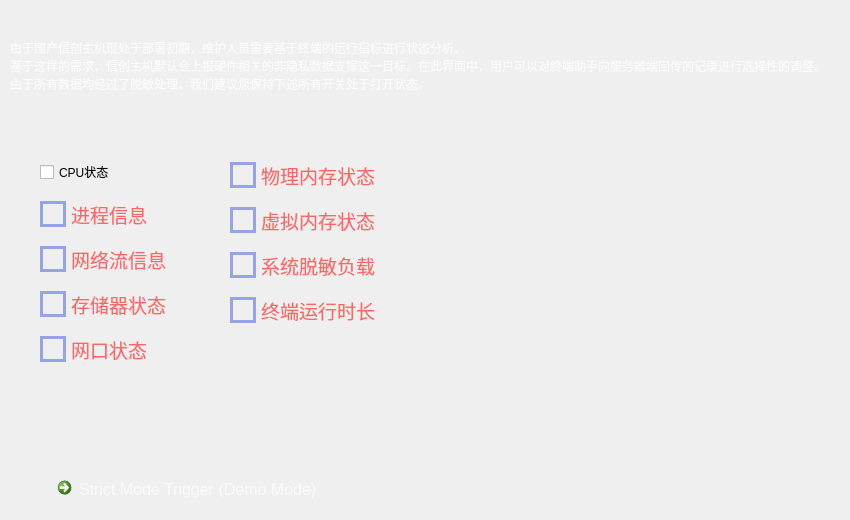
                    <widget class="QWidget" name="perf_mon_report_setting">
                     <attribute name="title">
                      <string>上报设置</string>
                     </attribute>
                     <widget class="QLabel" name="perf_mon_report_setting_promt">
                      <property name="geometry">
                       <rect>
                        <x>10</x>
                        <y>10</y>
                        <width>831</width>
                        <height>111</height>
                       </rect>
                      </property>
                      <property name="styleSheet">
                       <string notr="true">font: 12pt &quot;Noto Mono&quot;;
color: rgb(250, 250, 250);</string>
                      </property>
                      <property name="text">
                       <string>由于国产信创主机现处于部署初期，维护人员需要基于终端的运行指标进行状态分析。
基于这样的需求，信创主机默认会上报硬件相关的非隐私数据支撑这一目标。在此界面中，用户可以对终端助手向服务器端回传的记录进行选择性的调整。
由于所有数据均经过了脱敏处理，我们建议您保持下述所有开关处于打开状态。</string>
                      </property>
                      <property name="wordWrap">
                       <bool>true</bool>
                      </property>
                     </widget>
                     <widget class="QCommandLinkButton" name="perf_mon_strict_mode_trigger">
                      <property name="geometry">
                       <rect>
                        <x>50</x>
                        <y>470</y>
                        <width>281</width>
                        <height>41</height>
                       </rect>
                      </property>
                      <property name="styleSheet">
                       <string notr="true">font: 12pt ;
color: rgb(250, 250, 250);
background: transparent; </string>
                      </property>
                      <property name="text">
                       <string>Strict Mode Trigger (Demo Mode)</string>
                      </property>
                     </widget>
                     <widget class="QWidget" name="layoutWidget">
                      <property name="geometry">
                       <rect>
                        <x>40</x>
                        <y>160</y>
                        <width>161</width>
                        <height>252</height>
                       </rect>
                      </property>
                      <layout class="QVBoxLayout" name="perf_mon_setting_left_group">
                       <property name="spacing">
                        <number>15</number>
                       </property>
                       <item>
                        <widget class="QCheckBox" name="perf_mon_set_cpu">
                         <property name="sizePolicy">
                          <sizepolicy hsizetype="Maximum" vsizetype="Fixed">
                           <horstretch>0</horstretch>
                           <verstretch>0</verstretch>
                          </sizepolicy>
                         </property>
                         <property name="styleSheet">
                          <string notr="true">QCheckBox {
    spacing: 5px;
    font-size: 19px; 
    color: rgb(250, 250, 250);
}

QCheckBox::indicator {
    width: 20px;
    height: 20px;
    border: 3px solid rgb(150, 163, 230);
    background: none;
}

QCheckBox::indicator:unchecked {
    background: none;
}

QCheckBox::unchecked {
    color: rgb(255,102,102);
}

QCheckBox::indicator:hover {
    background: rgb(175,255,94);
}

QCheckBox::indicator:pressed {
    background: rgb(80,116,43);
}

QCheckBox::indicator:checked {
    background: rgb(132,193,71);
}a</string>
                         </property>
                         <property name="text">
                          <string>CPU状态</string>
                         </property>
                        </widget>
                       </item>
                       <item>
                        <widget class="QCheckBox" name="perf_mon_set_proc_list">
                         <property name="sizePolicy">
                          <sizepolicy hsizetype="Maximum" vsizetype="Fixed">
                           <horstretch>0</horstretch>
                           <verstretch>0</verstretch>
                          </sizepolicy>
                         </property>
                         <property name="styleSheet">
                          <string notr="true">QCheckBox {
    spacing: 5px;
    font-size: 19px; 
    color: rgb(250, 250, 250);
}

QCheckBox::indicator {
    width: 20px;
    height: 20px;
    border: 3px solid rgb(150, 163, 230);
    background: none;
}

QCheckBox::indicator:unchecked {
    background: none;
}

QCheckBox::unchecked {
    color: rgb(255,102,102);
}

QCheckBox::indicator:hover {
    background: rgb(175,255,94);
}

QCheckBox::indicator:pressed {
    background: rgb(80,116,43);
}

QCheckBox::indicator:checked {
    background: rgb(132,193,71);
}</string>
                         </property>
                         <property name="text">
                          <string>进程信息</string>
                         </property>
                        </widget>
                       </item>
                       <item>
                        <widget class="QCheckBox" name="perf_mon_set_network_list">
                         <property name="sizePolicy">
                          <sizepolicy hsizetype="Maximum" vsizetype="Fixed">
                           <horstretch>0</horstretch>
                           <verstretch>0</verstretch>
                          </sizepolicy>
                         </property>
                         <property name="styleSheet">
                          <string notr="true">QCheckBox {
    spacing: 5px;
    font-size: 19px; 
    color: rgb(250, 250, 250);
}

QCheckBox::indicator {
    width: 20px;
    height: 20px;
    border: 3px solid rgb(150, 163, 230);
    background: none;
}

QCheckBox::indicator:unchecked {
    background: none;
}

QCheckBox::unchecked {
    color: rgb(255,102,102);
}

QCheckBox::indicator:hover {
    background: rgb(175,255,94);
}

QCheckBox::indicator:pressed {
    background: rgb(80,116,43);
}

QCheckBox::indicator:checked {
    background: rgb(132,193,71);
}</string>
                         </property>
                         <property name="text">
                          <string>网络流信息</string>
                         </property>
                        </widget>
                       </item>
                       <item>
                        <widget class="QCheckBox" name="perf_mon_set_storage">
                         <property name="sizePolicy">
                          <sizepolicy hsizetype="Maximum" vsizetype="Fixed">
                           <horstretch>0</horstretch>
                           <verstretch>0</verstretch>
                          </sizepolicy>
                         </property>
                         <property name="styleSheet">
                          <string notr="true">QCheckBox {
    spacing: 5px;
    font-size: 19px; 
    color: rgb(250, 250, 250);
}

QCheckBox::indicator {
    width: 20px;
    height: 20px;
    border: 3px solid rgb(150, 163, 230);
    background: none;
}

QCheckBox::indicator:unchecked {
    background: none;
}

QCheckBox::unchecked {
    color: rgb(255,102,102);
}

QCheckBox::indicator:hover {
    background: rgb(175,255,94);
}

QCheckBox::indicator:pressed {
    background: rgb(80,116,43);
}

QCheckBox::indicator:checked {
    background: rgb(132,193,71);
}</string>
                         </property>
                         <property name="text">
                          <string>存储器状态</string>
                         </property>
                        </widget>
                       </item>
                       <item>
                        <widget class="QCheckBox" name="perf_mon_set_net_adapt">
                         <property name="sizePolicy">
                          <sizepolicy hsizetype="Maximum" vsizetype="Fixed">
                           <horstretch>0</horstretch>
                           <verstretch>0</verstretch>
                          </sizepolicy>
                         </property>
                         <property name="styleSheet">
                          <string notr="true">QCheckBox {
    spacing: 5px;
    font-size: 19px; 
    color: rgb(250, 250, 250);
}

QCheckBox::indicator {
    width: 20px;
    height: 20px;
    border: 3px solid rgb(150, 163, 230);
    background: none;
}

QCheckBox::indicator:unchecked {
    background: none;
}

QCheckBox::unchecked {
    color: rgb(255,102,102);
}

QCheckBox::indicator:hover {
    background: rgb(175,255,94);
}

QCheckBox::indicator:pressed {
    background: rgb(80,116,43);
}

QCheckBox::indicator:checked {
    background: rgb(132,193,71);
}</string>
                         </property>
                         <property name="text">
                          <string>网口状态</string>
                         </property>
                        </widget>
                       </item>
                       <item>
                        <spacer name="perf_mon_setting_left_group_spacer">
                         <property name="orientation">
                          <enum>Qt::Vertical</enum>
                         </property>
                         <property name="sizeHint" stdset="0">
                          <size>
                           <width>20</width>
                           <height>10</height>
                          </size>
                         </property>
                        </spacer>
                       </item>
                      </layout>
                     </widget>
                     <widget class="QWidget" name="layoutWidget">
                      <property name="geometry">
                       <rect>
                        <x>230</x>
                        <y>160</y>
                        <width>148</width>
                        <height>251</height>
                       </rect>
                      </property>
                      <layout class="QVBoxLayout" name="perf_mon_setting_right_group">
                       <property name="spacing">
                        <number>15</number>
                       </property>
                       <item>
                        <widget class="QCheckBox" name="perf_mon_set_phy_mem">
                         <property name="sizePolicy">
                          <sizepolicy hsizetype="Maximum" vsizetype="Fixed">
                           <horstretch>0</horstretch>
                           <verstretch>0</verstretch>
                          </sizepolicy>
                         </property>
                         <property name="styleSheet">
                          <string notr="true">QCheckBox {
    spacing: 5px;
    font-size: 19px; 
    color: rgb(250, 250, 250);
}

QCheckBox::indicator {
    width: 20px;
    height: 20px;
    border: 3px solid rgb(150, 163, 230);
    background: none;
}

QCheckBox::indicator:unchecked {
    background: none;
}

QCheckBox::unchecked {
    color: rgb(255,102,102);
}

QCheckBox::indicator:hover {
    background: rgb(175,255,94);
}

QCheckBox::indicator:pressed {
    background: rgb(80,116,43);
}

QCheckBox::indicator:checked {
    background: rgb(132,193,71);
}</string>
                         </property>
                         <property name="text">
                          <string>物理内存状态</string>
                         </property>
                        </widget>
                       </item>
                       <item>
                        <widget class="QCheckBox" name="perf_mon_set_swap_mem">
                         <property name="sizePolicy">
                          <sizepolicy hsizetype="Maximum" vsizetype="Fixed">
                           <horstretch>0</horstretch>
                           <verstretch>0</verstretch>
                          </sizepolicy>
                         </property>
                         <property name="styleSheet">
                          <string notr="true">QCheckBox {
    spacing: 5px;
    font-size: 19px; 
    color: rgb(250, 250, 250);
}

QCheckBox::indicator {
    width: 20px;
    height: 20px;
    border: 3px solid rgb(150, 163, 230);
    background: none;
}

QCheckBox::indicator:unchecked {
    background: none;
}

QCheckBox::unchecked {
    color: rgb(255,102,102);
}

QCheckBox::indicator:hover {
    background: rgb(175,255,94);
}

QCheckBox::indicator:pressed {
    background: rgb(80,116,43);
}

QCheckBox::indicator:checked {
    background: rgb(132,193,71);
}</string>
                         </property>
                         <property name="text">
                          <string>虚拟内存状态</string>
                         </property>
                        </widget>
                       </item>
                       <item>
                        <widget class="QCheckBox" name="perf_mon_set_sys_load">
                         <property name="sizePolicy">
                          <sizepolicy hsizetype="Maximum" vsizetype="Fixed">
                           <horstretch>0</horstretch>
                           <verstretch>0</verstretch>
                          </sizepolicy>
                         </property>
                         <property name="styleSheet">
                          <string notr="true">QCheckBox {
    spacing: 5px;
    font-size: 19px; 
    color: rgb(250, 250, 250);
}

QCheckBox::indicator {
    width: 20px;
    height: 20px;
    border: 3px solid rgb(150, 163, 230);
    background: none;
}

QCheckBox::indicator:unchecked {
    background: none;
}

QCheckBox::unchecked {
    color: rgb(255,102,102);
}

QCheckBox::indicator:hover {
    background: rgb(175,255,94);
}

QCheckBox::indicator:pressed {
    background: rgb(80,116,43);
}

QCheckBox::indicator:checked {
    background: rgb(132,193,71);
}</string>
                         </property>
                         <property name="text">
                          <string>系统脱敏负载</string>
                         </property>
                        </widget>
                       </item>
                       <item>
                        <widget class="QCheckBox" name="perf_mon_set_boot_time">
                         <property name="sizePolicy">
                          <sizepolicy hsizetype="Maximum" vsizetype="Fixed">
                           <horstretch>0</horstretch>
                           <verstretch>0</verstretch>
                          </sizepolicy>
                         </property>
                         <property name="styleSheet">
                          <string notr="true">QCheckBox {
    spacing: 5px;
    font-size: 19px; 
    color: rgb(250, 250, 250);
}

QCheckBox::indicator {
    width: 20px;
    height: 20px;
    border: 3px solid rgb(150, 163, 230);
    background: none;
}

QCheckBox::indicator:unchecked {
    background: none;
}

QCheckBox::unchecked {
    color: rgb(255,102,102);
}

QCheckBox::indicator:hover {
    background: rgb(175,255,94);
}

QCheckBox::indicator:pressed {
    background: rgb(80,116,43);
}

QCheckBox::indicator:checked {
    background: rgb(132,193,71);
}</string>
                         </property>
                         <property name="text">
                          <string>终端运行时长</string>
                         </property>
                        </widget>
                       </item>
                       <item>
                        <spacer name="perf_mon_setting_right_group_spacer">
                         <property name="orientation">
                          <enum>Qt::Vertical</enum>
                         </property>
                         <property name="sizeHint" stdset="0">
                          <size>
                           <width>20</width>
                           <height>10</height>
                          </size>
                         </property>
                        </spacer>
                       </item>
                      </layout>
                     </widget>
                    </widget>
